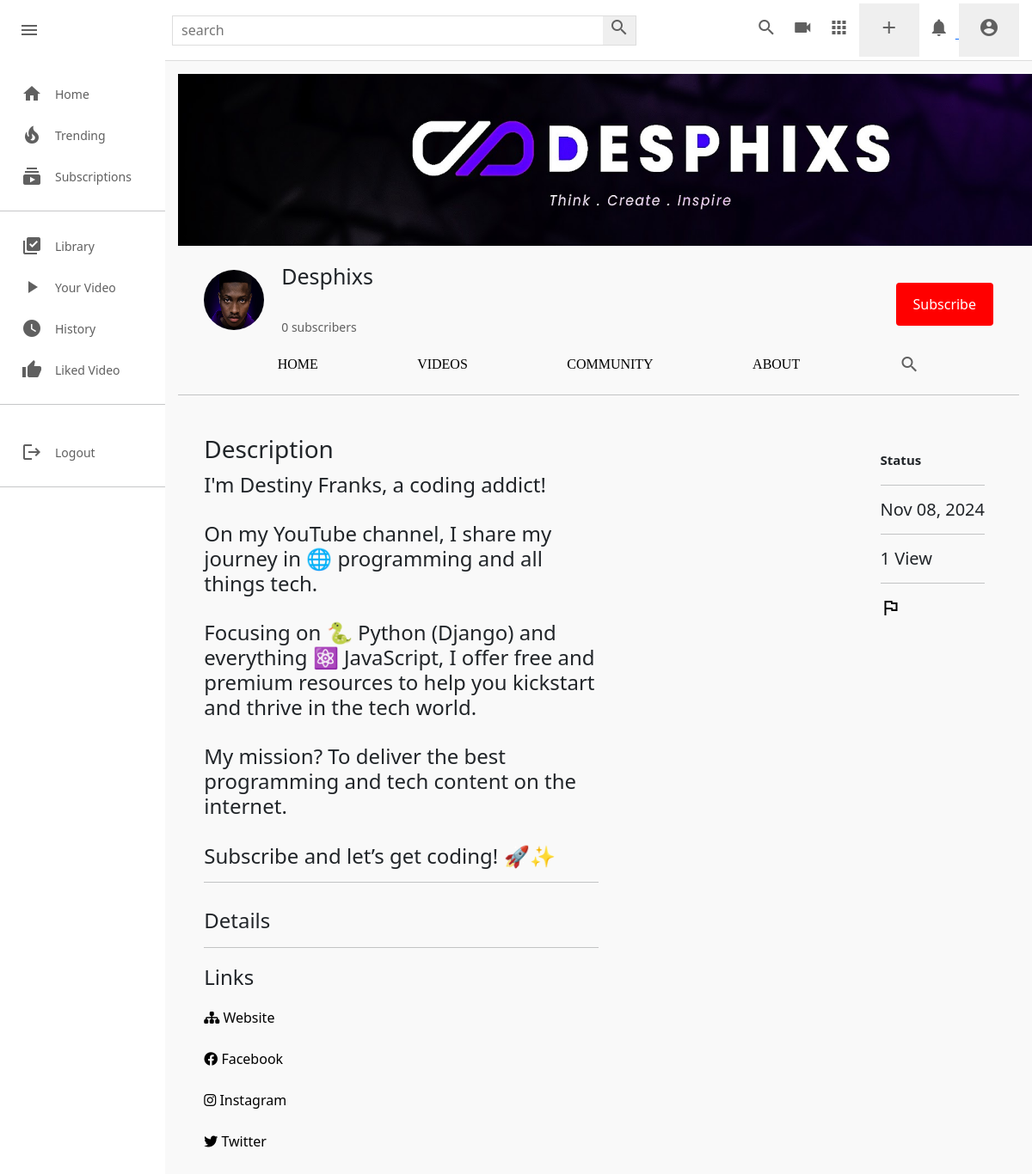
Screenshot of /c/14/about/ (signed in) with the database file from the repository.
### channel/models.py (models this page shows, shortened)
class Channel(models.Model):
    channel_art=models.ImageField(upload_to=user_derectory_path,default='images/channel-art.jpg')
    image=models.ImageField(upload_to=user_derectory_path,default='images/user-image.png')
    full_name=models.CharField(max_length=100)
    channel_name=models.CharField(max_length=100)
    description=models.TextField(null=True,blank=True)
    keyword=TaggableManager(blank=True)
    date=models.DateTimeField(auto_now_add=True)
    status=models.CharField(choices=STATUS,max_length=100,default='Active')
    user=models.OneToOneField(User,on_delete=models.SET_NULL,null=True,related_name="channel")
    subscribers=models.ManyToManyField(User,related_name="user_subs",blank=True)
    verified=models.BooleanField(default=False)
    total_view=models.PositiveIntegerField(default=0)
    business_email=models.EmailField(null=True,blank=True)
    make_business_email_public=models.BooleanField(default=False)
    business_location=models.CharField(null=True,blank=True,max_length=100)
    make_business_location_public=models.BooleanField(default=False)
    website=models.URLField(default='https://www.udemy.com/home')
    instagram=models.URLField(default='https://www.udemy.com/home')
    facebook=models.URLField(default='https://www.udemy.com/home')
    twitter=models.URLField(default='https://www.udemy.com/home')

### channel/views.py (the view)
# urls.py: path("<channel_name>/about/",views.channel_about,name='channel-about'),
def channel_about(request,channel_name):
    channel=get_object_or_404(Channel,id=channel_name)
    context={
        'channel': channel,
    }
    return render(request,'channel/channel_about.html',context)

### templates/channel/channel_about.html (shortened to what this page needs)
{% extends 'base.html' %}
{% load static %}
{% block style %}
<link rel="stylesheet" href="{% static 'css/style.css' %}" type="text/css">
<link rel="stylesheet" href="{% static 'css/channel-community.css' %}" type="text/css">
<link rel="stylesheet" href="{% static 'css/channel.css' %}" type="text/css">
{% endblock style %}
{% block content %}
    <div class="mainBody">
       {% include 'partials/sidebar.html' %}
       <div class="videos">
            {% include 'channel/partials/channel-header.html' %}
            <div class="conteent-border">
                <div class="about-div">
                    <div class="about-left">
                        <h3>Description</h3>
                        <h4>{{ channel.description|linebreaksbr}}</h4>
                        <hr>
                        <div class="about-details">
                            <div>
                                <h4>Details</h4>
                            </div>
                        </div>
                        <hr>
                        <div class="links">
                            <h4>Links</h4>
                            <div class="links-content">
                                <a href="{{channel.website}}"><i class="fa-solid fa-sitemap"></i>  Website</a> <br><br>
                                <a href="{{channel.facebook}}"><i class="fa-brands fa-facebook"></i>  Facebook</a> <br><br>
                                <a href="{{channel.instgram}}"><i class="fa-brands fa-instagram"></i>  Instagram</a> <br><br>
                                <a href="{{channel.twitter}}"><i class="fa-brands fa-twitter"></i>  Twitter</a>
                            </div>
                        </div>
                    </div>
                    <div class="about-right">
                        <h4><b>Status</b></h4>
                        <hr>
                        <div class="status">
                            <h5>{{channel.date|date:"M d, Y"}}</h5>
                            <hr>
                            <h5>{{channel.total_view}} View{{channel.total_views|pluralize}}</h5>
                            <hr>
                            <h5>
                                <i class="material-symbols-outlined">flag</i>
                            </h5>
                        </div>
                    </div>
                </div>
            </div>
       </div>
    </div>
{% endblock content %}

### templates/channel/partials/channel-header.html (shortened to what this page needs)
{% include 'partials/alert.html' %}
<div class="channel-art">
    {% if channel.channel_art.url %}
    <img  src="{{ channel.channel_art.url }}" alt="">
    {% else %}
    <img src="https://wallpaper.dog/large/10702685.jpg" alt="">
    {% endif %}
</div>
<div class="channel-header flex">
    <div class="channel-img-title flex">
        {% if channel.image %}
        <img class="img" src="{{channel.image.url}}" alt="">
        {% else %}
        <img class="img" src="https://thumbs.dreamstime.com/b/default-avatar-profile-vector-user-profile-default-avatar-profile-vector-user-profile-profile-179376714.jpg" alt="">
        {% endif %}
        <div class="channel-image-texts">
            <h4 class="flex">{{channel.channel_name}}</h4>
            {% if channel.verified == True %} <i class="fas fa-check-circle"></i> {% endif %} <br>
            <span id="count">{{channel.subscribers.all.count}}</span><span> subscribers</span>
        </div>
    </div>
    <div class="channel-header-btns">
        {% if request.user != channel.user %}
        <div><button id="sub_btn" onclick="addsub()" class="channel-subscribe sub_button_channel">Subscribe</button></div>
        {% endif %}
    </div>
</div>
<div class="channel-header-links flex">
    <a href="{% url 'channel-profile' channel.id %}" class="display-this">Home</a>
    <a href="{% url 'channel-videos' channel.id %}" class="display-this">Videos</a>
    <a href="{% url 'channel-community' channel.id %}" class="dont-display-thdis">Community</a>
    <a href="{% url 'channel-about' channel.id %}" class="displhray-this">About</a>
    <a href="" class="dont-display-this"><i class="material-icons">search</i></a>
</div>
<hr>

### static/css/style.css (style rules this page uses)
* { margin: 0; padding: 0; box-sizing: border-box; }
body { font-family: 'Roboto','sans-serif'; }
.material-icons { color: rgb(96, 96, 96); }
.mainBody { height: calc(100vh - 70px); display: flex; overflow: hidden; }
hr { height: 1px; background-color: #e5e5e5; border: none; }
.videos { background-color: #f9f9f9; width: 100%; height: 100%; padding: 15px 15px; border-top: 1px solid #ddd; overflow-y: scroll; }
.title a, span { text-decoration: none; color: rgb(96, 96, 96); font-size: 14px; }

### static/css/channel-community.css (style rules this page uses)
.material-symbols-outlined { transition: 0.5s; color: black; }
.about-div { padding: 30px; font-weight: 300; display: flex; justify-content: space-between; }
.about-left { width: 50%; }
.about-left h3 { margin-bottom: 10px; font-weight: 400; }
.about-left h4 { margin-bottom: 10px; font-weight: 300; }
.about-left .about-details { margin-top: 10px; }
.about-left .about-details h4 { margin-top: 30px; font-weight: 500; }
.links { margin-top: 20px; }
.links h4 { font-weight: 400; }
.links-content { padding-top: 10px; }
.about-right { float: left; margin-right: 10px; }
.about-right h4 { font-weight: bolder; }
.about-right h4, h5 { margin-bottom: 20px; margin-top: 20px; font-size: 15px; font-weight: normal; }
a { text-decoration: none; }

### static/css/channel.css (style rules this page uses)
.channel-art img { width: 1100px; height: 200px; }
.channel-art { width: 1100px; height: 200px; }
.flex { display: flex; }
.channel-header { margin: 20px 30px; align-items: center; justify-content: space-between; }
.channel-img-title { align-items: center; }
.channel-img-title .img { width: 70px; height: 70px; object-fit: cover; border-radius: 50px; }
.channel-img-title .channel-image-texts { margin-left: 20px; }
.channel-image-texts h4 { font-size: 25px; font-weight: 500; }
.channel-header-btns { display: flex; }
.channel-header-btns .channel-subscribe { background-color: rgb(255, 0, 0); color: white; border-radius:4px; }
.channel-header-links { justify-content: space-evenly; }
.channel-header-links a { text-decoration: none; text-transform: uppercase; font-family: poppins; color: rgb(43, 43, 43); font-weight: 500; }
.sub_button_channel { background-color: red; color: white; border: none; margin-top: 10px; padding: 13px 20px; }

### templates/base.html (style rules this page uses)
a { color: black; text-decoration: none; }

### templates/channel/channel_about.html (style rules this page uses)
.mainBody a { color: black; text-decoration: none; }

### templates/partials/sidebar.html (style rules this page uses)
a { color: black; text-decoration: none; }

### rows the page displays
Channel: channel_art (picture), image (picture), channel_name "Desphixs", subscribers.all.count "0", description "I'm Destiny Franks, a coding addict! On my YouTube channel, I share my journey in 🌐 programming and all things tech. Focusing on 🐍 Python (Django) and everything ⚛️ JavaScript, I offer free and premium resources to help you kickstart and thrive in the tech world. My mission? To deliver the best programming and tech content on the internet. Subscribe and let’s get coding! 🚀✨", date "Nov 08, 2024", total_view "1"
